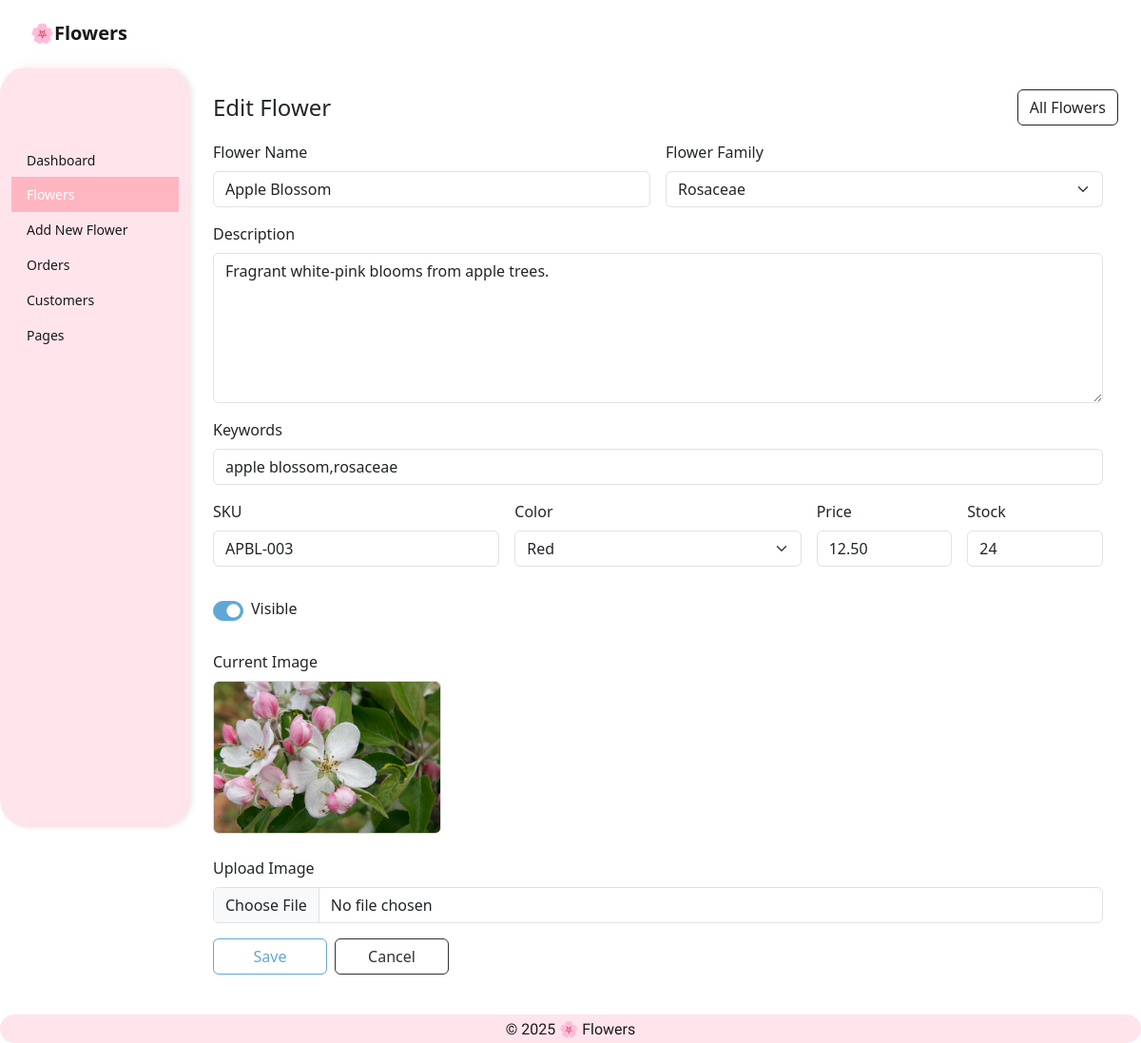
The app's page /admin/content-edit.php?id=3 (signed in) with its own data.
### tables this page shows
CREATE TABLE flowers (
    id INT AUTO_INCREMENT PRIMARY KEY,
    name VARCHAR(255),
    sku VARCHAR(100),
    category_id INT,
    price DECIMAL(10,2),
    stock INT,
    color VARCHAR(100),
    description TEXT,
    image VARCHAR(255),
    visible TINYINT(1),
    keywords TEXT
);

CREATE TABLE categories (
    id INT AUTO_INCREMENT PRIMARY KEY,
    name VARCHAR(255)
);

### admin/content-edit.php (the view, shortened to what this page needs)
<?php
include "admin-header.php";
require "../db.php";
$id = isset($_GET["id"]) ? (int) $_GET["id"] : 0;
$stmt = mysqli_prepare($conn, "SELECT * FROM flowers WHERE id = ?");
mysqli_stmt_bind_param($stmt, "i", $id);
mysqli_stmt_execute($stmt);
$result = mysqli_stmt_get_result($stmt);
$flower = mysqli_fetch_assoc($result);
$categories = mysqli_query($conn, "SELECT * FROM categories");
$currentImage = $flower['image'] ?? '';
$currentImagePreview = $currentImage;
if (!empty($currentImage) && !preg_match('/^(https?:\/\/|\/|\.{1,2}\/)/', $currentImage)) {
    $trimmedImage = ltrim($currentImage, "/");
    if (strpos($trimmedImage, "front/") === 0) {
        $currentImagePreview = "../" . $trimmedImage;
    } else {
        $currentImagePreview = "../front/" . $trimmedImage;
    }
}
?>
<main class="container-fluid">
  <div class="row">
    <?php include "sidebar-admin.php"; ?>
    <section class="col-12 col-md-9 col-lg-10 p-4">
      <header class="d-flex justify-content-between align-items-center mb-3">
        <h1 class="h4 m-0">Edit Flower</h1>
        <a class="btn btn-outline-dark" href="content-list.php">All Flowers</a>
      </header>
      <form class="row g-3" method="POST" enctype="multipart/form-data">
        <div class="col-md-6">
          <label class="form-label">Flower Name</label>
          <input class="form-control flower-input" name="name" required value="<?= htmlspecialchars($flower['name'] ?? '') ?>">
        </div>
        <div class="col-md-6">
          <label class="form-label">Flower Family</label>
          <select class="form-select flower-select" name="category_id" required>
            <?php while ($cat = mysqli_fetch_assoc($categories)): ?>
              <option value="<?= $cat['id'] ?>" <?= ($flower['category_id'] ?? 0) == $cat['id'] ? 'selected' : '' ?>>
                <?= htmlspecialchars($cat['name']) ?>
              </option>
            <?php endwhile; ?>
          </select>
        </div>
        <div class="col-12">
          <label class="form-label">Description</label>
          <textarea class="form-control flower-input" name="description" rows="6"><?= htmlspecialchars($flower['description'] ?? '') ?></textarea>
        </div>
        <div class="col-12">
          <label class="form-label">Keywords</label>
          <input class="form-control flower-input" name="keywords" value="<?= htmlspecialchars($flower['keywords'] ?? '') ?>">
        </div>
        <div class="col-md-4">
          <label class="form-label">SKU</label>
          <input class="form-control flower-input" name="sku" value="<?= htmlspecialchars($flower['sku'] ?? '') ?>">
        </div>
        <div class="col-md-4">
          <label class="form-label">Color</label>
          <select class="form-select flower-select" name="color">
            <option <?= ($flower['color'] ?? '') === 'Red' ? 'selected' : '' ?>>Red</option>
          </select>
        </div>
        <div class="col-md-2">
          <label class="form-label">Price</label>
          <input type="number" step="0.01" class="form-control flower-input" name="price" value="<?= htmlspecialchars($flower['price'] ?? '') ?>">
        </div>
        <div class="col-md-2">
          <label class="form-label">Stock</label>
          <input type="number" class="form-control flower-input" name="stock" value="<?= htmlspecialchars($flower['stock'] ?? '') ?>">
        </div>
        <div class="col-12">
          <div class="form-check form-switch my-3">
            <input class="form-check-input flower-switch" type="checkbox" name="visible" <?= !empty($flower['visible']) ? 'checked' : '' ?>>
            <label class="form-check-label">Visible</label>
          </div>
        </div>
        <div class="col-12">
          <label class="form-label">Current Image</label>
          <?php if (!empty($currentImage)): ?>
            <div class="mb-2">
              <img src="<?= htmlspecialchars($currentImagePreview); ?>" alt="Current flower image" style="max-width: 240px; height: auto; border: 1px solid #ddd; border-radius: 6px;">
            </div>
          <?php else: ?>
            <p class="text-muted mb-2">No image set.</p>
          <?php endif; ?>
        </div>
        <div class="col-12">
          <label class="form-label">Upload Image</label>
          <input class="form-control flower-input" type="file" name="image" accept="image/*">
        </div>
        <div class="col-12 d-flex gap-2 mb-5">
          <button class="btn btn-soft" type="submit">Save</button>
          <a class="btn btn-flower" href="content-list.php">Cancel</a>
        </div>
      </form>
    </section>
  </div>
</main>
<?php include "footer-admin.php"; ?>

### admin/style-admin.css (style rules this page uses)
body { font-family: "Varela", sans-serif; background: white; color: #1a1919; margin: 0; overflow-x: hidden; }
main { padding-top: 70px; }
.btn-soft { background: white; border: 1px solid #5fa8d3; color: #5fa8d3; font-weight: 500; transition: all 0.3s ease; }
.btn-flower { background: white; border: 1px solid #313131; color: #313131; font-weight: 500; transition: all 0.3s ease; }
form { width: 100%; max-width: 100%; }
.form-check-input.flower-switch { width: 2.5em; height: 1.3em; background-color: #c7e7ff; border: 1px solid #b7e0fa; cursor: pointer; transition: background-color 0.3s; }
.form-check-input.flower-switch:checked { background-color: #5fa8d3; border-color: #5fa8d3; }
form .btn { min-width: 120px; padding: 0.4rem 1.2rem; }

### admin/content-edit.php (style rules this page uses)
.btn-soft { background: white; border: 1px solid #5fa8d3; color: #5fa8d3; font-weight: 500; transition: all 0.3s ease; }
.btn-flower { background: white; border: 1px solid #313131; color: #313131; font-weight: 500; transition: all 0.3s ease; }

### records on screen
flowers: name "Apple Blossom", category_id "Rosaceae", description "Fragrant white-pink blooms from apple trees.", keywords "apple blossom,rosaceae", sku "APBL-003", price "12.50", stock "24", visible "☑", image (picture)
